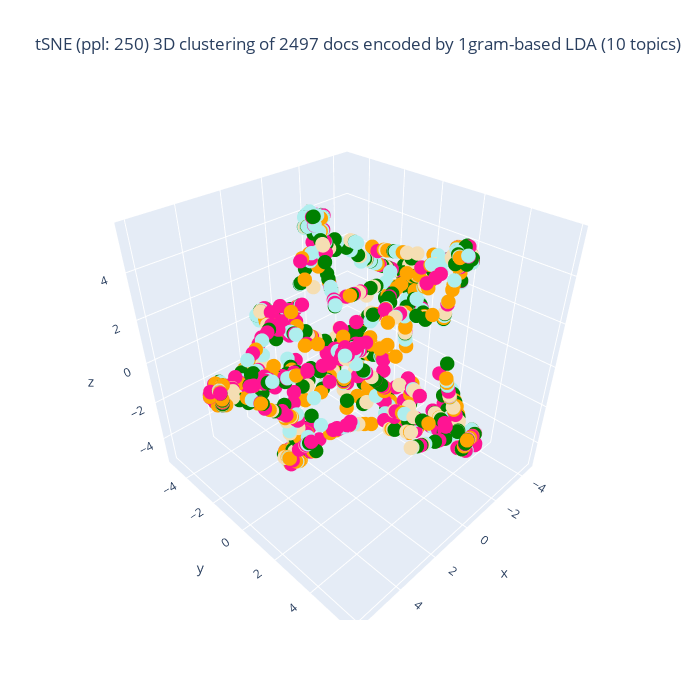

The notebook cell saved with this chart:
### Code cell
%%capture --no-display

## Plotlyを使って tSNE の結果の可視化 (3D)

import plotly.graph_objects as go
import numpy as np

## 変数の特定
d1, d2, d3 = doc_tSNE_3d[:,0], doc_tSNE_3d[:,1], doc_tSNE_3d[:,2]
cmap = list(map(lambda i: colormap[i], df['domain_id'])) # colormap は最初に定義してある
fig = go.Figure(data = [ go.Scatter3d(x = d1, y = d2, z = d3,
                                     mode = 'markers', marker = dict(size = 5, color = cmap)
                                    ) ] )

## 3D 散布図にラベルを追加する処理は未実装
title_val = f"tSNE (ppl: {doc_perplexity_val}) 3D clustering of {len(doc_tSNE_3d)} docs encoded by {term_type}-based LDA ({n_topics} topics)"
fig.update_layout(title = dict(text = title_val),
    autosize = False, width = 700, height = 700)
fig.show()

## * 配色 *
## 医学用語:    濃いピンク DeepPink
## 医療縮約表現: 赤 Pink
## 調理用語:    オレンジ Orange
## 経済用語:    緑 Green
## 法律用語:    明るい緑 Pale Turquoise
## 出版用語:    小麦色 wheat
## その他:      灰色 gray

### Figure 1 — Plotly figure (JSON) as saved in the notebook; plotly's stock layout.template omitted (floating-point values rounded to 4 significant figures; data arrays with more than 128 entries replaced by an {"elided": "..."} marker saying what was removed)
{"data": [{"marker": {"color": {"elided": "2497 str values"}, "size": 5}, "mode": "markers", "type": "scatter3d", "x": {"elided": "2497 float values"}, "y": {"elided": "2497 float values"}, "z": {"elided": "2497 float values"}}], "layout": {"autosize": false, "height": 700, "title": {"text": "tSNE (ppl: 250) 3D clustering of 2497 docs encoded by 1gram-based LDA (10 topics)"}, "width": 700}}
